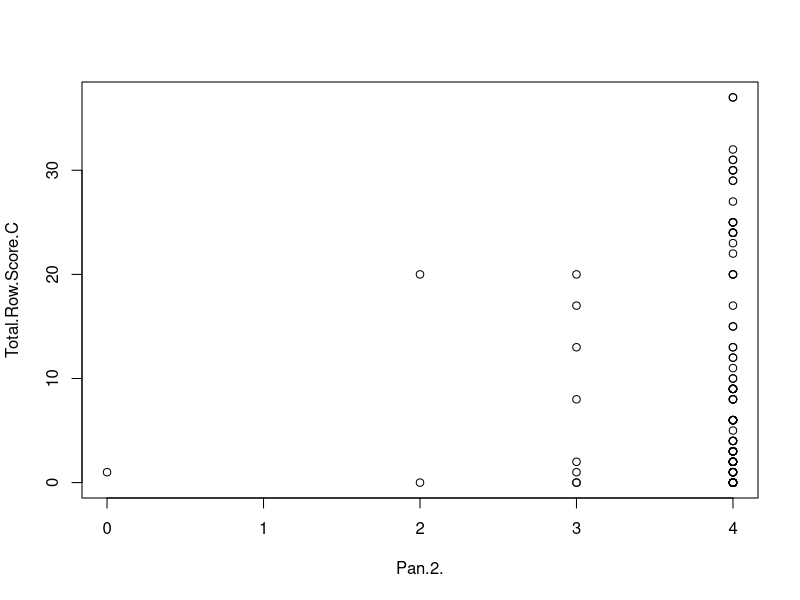
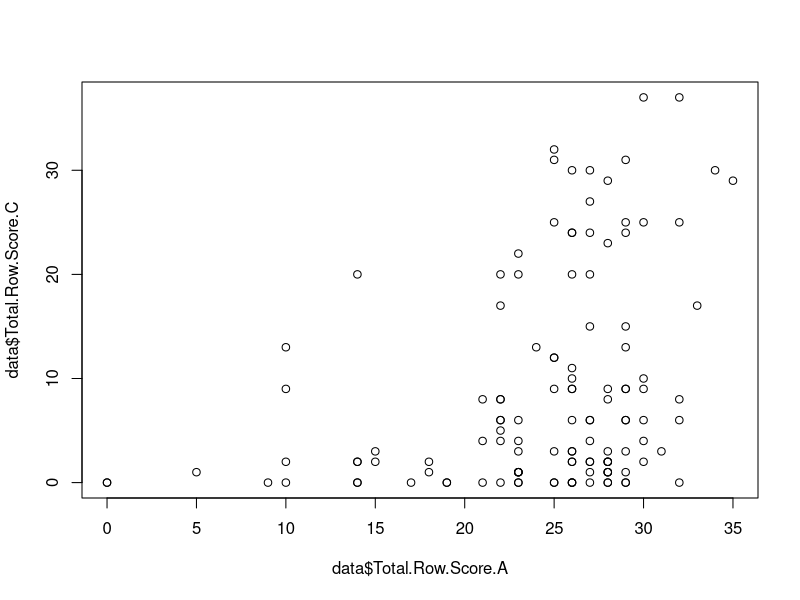
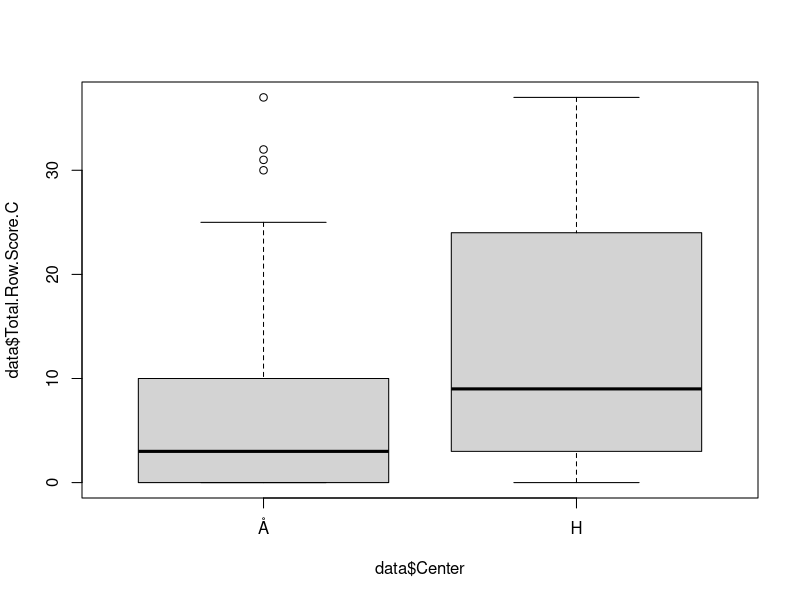
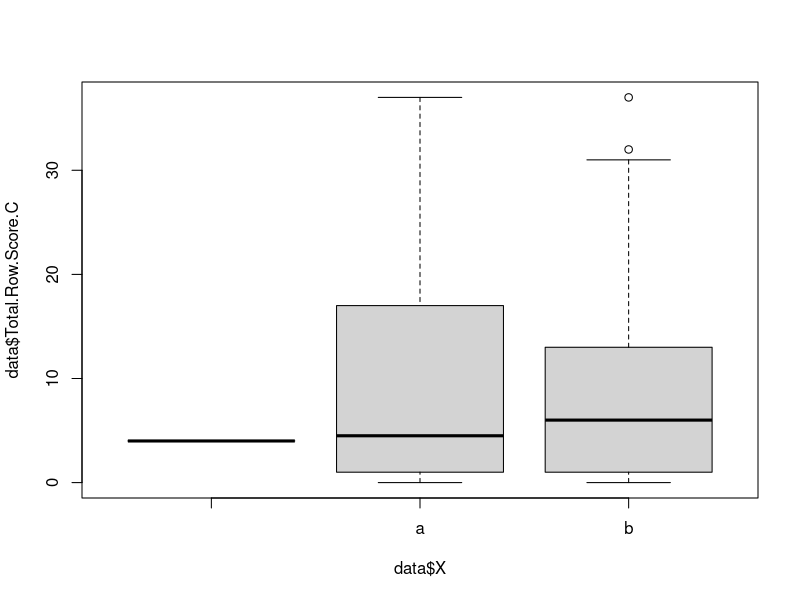
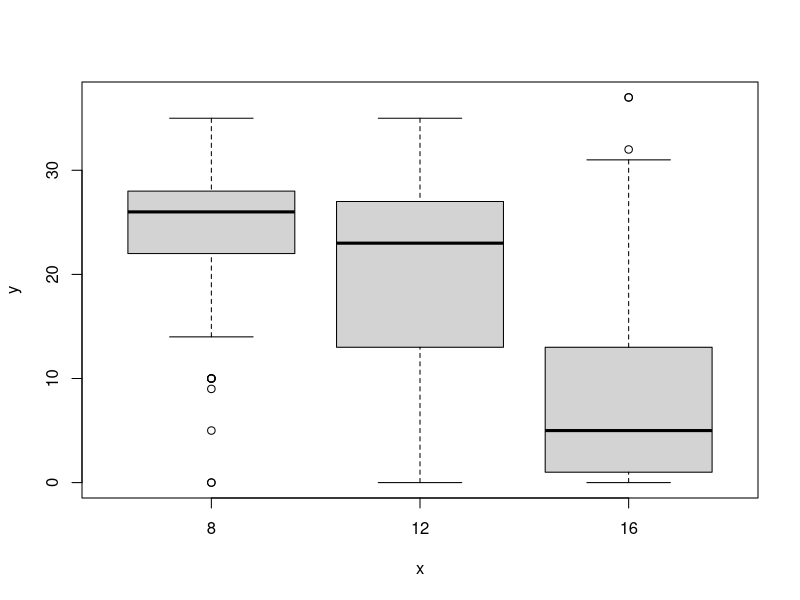
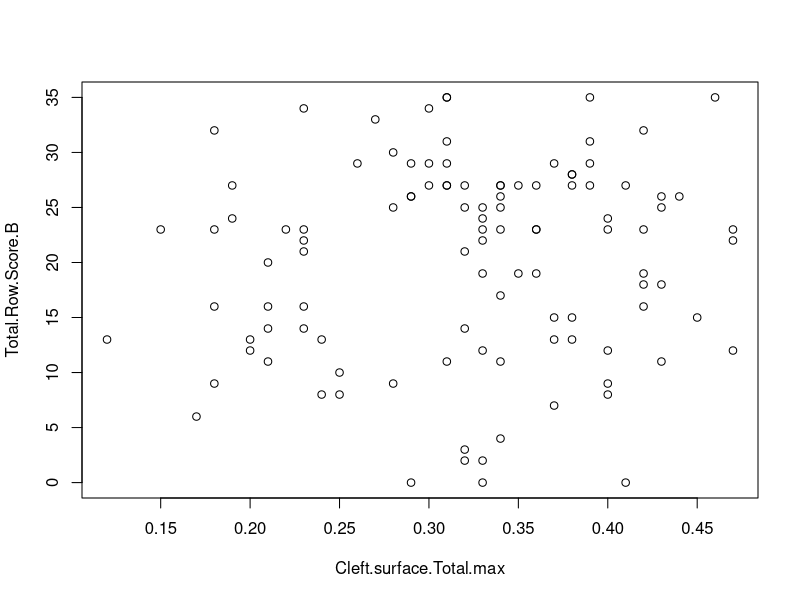

The R source for these figures, in order:
## ---- chunk 1
library(tidyverse)
## ---- chunk 2
data <- read.csv("Data for R.csv")
data
## ---- chunk 3
summary(lm(data = data, Total.Row.Score.C ~ Anteroposterior.1.1 + Anteroposterior + Vertical.1.1 + Vertical.2.1 + Transverse.1 + Crowding.1 + Spacing.1 + Tooth.shape.size..1 + Pan.2..1 + alder.C))
## ---- chunk 4
summary(lm(data = data, Total.Row.Score.C ~ Anteroposterior.1.1 + Anteroposterior + Vertical.1.1 + Vertical.2.1 + Transverse.1 + Spacing.1 + Tooth.shape.size..1 + Pan.2..1 + alder.C))
## ---- chunk 5
summary(lm(data = data, Total.Row.Score.C ~ Anteroposterior.1.1 + Anteroposterior + Vertical.2.1 + Transverse.1 + Spacing.1 + Tooth.shape.size..1 + Pan.2..1 + alder.C))
## ---- chunk 6
summary(lm(data = data, Total.Row.Score.C ~ Anteroposterior.1.1 + Anteroposterior + Vertical.2.1 + Transverse.1 + Tooth.shape.size..1 + Pan.2. + alder.C))
## ---- chunk 7
summary(lm(data = data, Total.Row.Score.C ~ Anteroposterior.1.1 + Anteroposterior + Vertical.2.1 + Transverse.1 + Tooth.shape.size..1 + Pan.2..1))
## ---- chunk 8
summary(lm(data = data, Total.Row.Score.C ~ Anteroposterior.1.1 + Anteroposterior + Vertical.2.1 + Tooth.shape.size..1 + Pan.2..1))
## ---- chunk 9
summary(lm(data = data, Total.Row.Score.C ~ Anteroposterior.1.1 + Anteroposterior + Tooth.shape.size..1 + Pan.2..1))
## ---- chunk 10
lm_pin <- lm(data = data, Total.Row.Score.C ~ Anteroposterior.1.1 + Anteroposterior + Tooth.shape.size..1 + Pan.2..1)
## ---- chunk 11
plot(data = data, Total.Row.Score.C ~ Pan.2.)
## ---- chunk 12
plot(data$Total.Row.Score.A, data$Total.Row.Score.C)
## ---- chunk 13
boxplot(data$Total.Row.Score.C~data$Center)
## ---- chunk 14
boxplot(data$Total.Row.Score.C~data$X)
## ---- chunk 15
y <- c(data$Total.Row.Score.A, data$Total.Row.Score.B, data$Total.Row.Score.C)
x <- c()
for (i in c(8, 12, 16)) {
  for (j in c(0:122)) {
    x <- append(x, i)
  }
}
## ---- chunk 16
boxplot(y~x)
## ---- chunk 17
data_2 <- read.csv('Data for R and baby.csv')
data_2
## ---- chunk 18
summary(lm(data = data_2, Total.Row.Score.C ~ Anterior.cleft.width.1 + c.c..Width.of.the.cleft.at.the.level.of.C.C..1 + m.m..width.of.the.cleft.at.the.level.of.M.M..1 + t.t..Width.of.the.cleft.at.the.level.of.T.T..1 + Arch.lenght..I.T.T..plane.1 + Total.arch.perimeter.1 + Cleft.surface.Total.max))
## ---- chunk 19
plot(data = data_2, Total.Row.Score.B ~ Cleft.surface.Total.max)
